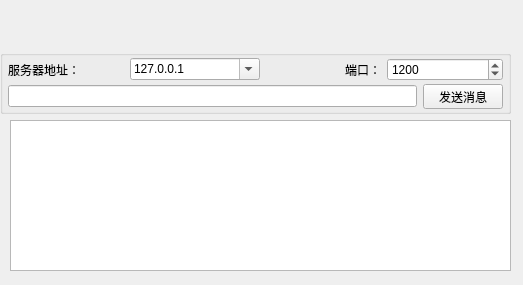
<?xml version="1.0" encoding="UTF-8"?>
<ui version="4.0">
 <class>qFormTCP</class>
 <widget class="QWidget" name="qFormTCP">
  <property name="geometry">
   <rect>
    <x>0</x>
    <y>0</y>
    <width>523</width>
    <height>285</height>
   </rect>
  </property>
  <property name="windowTitle">
   <string>Form</string>
  </property>
  <widget class="QPlainTextEdit" name="plainTextEdit">
   <property name="geometry">
    <rect>
     <x>10</x>
     <y>120</y>
     <width>501</width>
     <height>151</height>
    </rect>
   </property>
  </widget>
  <widget class="QGroupBox" name="groupBox">
   <property name="geometry">
    <rect>
     <x>0</x>
     <y>50</y>
     <width>511</width>
     <height>64</height>
    </rect>
   </property>
   <property name="title">
    <string/>
   </property>
   <layout class="QVBoxLayout" name="verticalLayout">
    <property name="spacing">
     <number>3</number>
    </property>
    <property name="leftMargin">
     <number>5</number>
    </property>
    <property name="topMargin">
     <number>2</number>
    </property>
    <property name="rightMargin">
     <number>5</number>
    </property>
    <property name="bottomMargin">
     <number>2</number>
    </property>
    <item>
     <layout class="QHBoxLayout" name="horizontalLayout_2">
      <item>
       <widget class="QLabel" name="label">
        <property name="text">
         <string>服务器地址：</string>
        </property>
       </widget>
      </item>
      <item>
       <widget class="QComboBox" name="comboServer">
        <property name="minimumSize">
         <size>
          <width>130</width>
          <height>0</height>
         </size>
        </property>
        <property name="editable">
         <bool>true</bool>
        </property>
        <item>
         <property name="text">
          <string>127.0.0.1</string>
         </property>
        </item>
        <item>
         <property name="text">
          <string>localHost</string>
         </property>
        </item>
       </widget>
      </item>
      <item>
       <widget class="QLabel" name="label_2">
        <property name="text">
         <string>端口：</string>
        </property>
        <property name="alignment">
         <set>Qt::AlignRight|Qt::AlignTrailing|Qt::AlignVCenter</set>
        </property>
       </widget>
      </item>
      <item>
       <widget class="QSpinBox" name="spinPort">
        <property name="minimumSize">
         <size>
          <width>0</width>
          <height>0</height>
         </size>
        </property>
        <property name="minimum">
         <number>1</number>
        </property>
        <property name="maximum">
         <number>65535</number>
        </property>
        <property name="value">
         <number>1200</number>
        </property>
       </widget>
      </item>
     </layout>
    </item>
    <item>
     <layout class="QHBoxLayout" name="horizontalLayout">
      <item>
       <widget class="QLineEdit" name="editMsg"/>
      </item>
      <item>
       <widget class="QPushButton" name="btnSend">
        <property name="text">
         <string>发送消息</string>
        </property>
       </widget>
      </item>
     </layout>
    </item>
   </layout>
  </widget>
  <action name="actConnect">
   <property name="icon">
    <iconset resource="res.qrc">
     <normaloff>:/images/images/051.JPG</normaloff>
     <disabledoff>:/images/images/051.JPG</disabledoff>:/images/images/051.JPG</iconset>
   </property>
   <property name="text">
    <string>连接到服务器</string>
   </property>
   <property name="toolTip">
    <string>连接到TCP服务器</string>
   </property>
  </action>
  <action name="actDisconnect">
   <property name="enabled">
    <bool>false</bool>
   </property>
   <property name="icon">
    <iconset resource="res.qrc">
     <normaloff>:/images/images/072.JPG</normaloff>:/images/images/072.JPG</iconset>
   </property>
   <property name="text">
    <string>断开连接</string>
   </property>
   <property name="toolTip">
    <string>断开TCP连接</string>
   </property>
  </action>
  <action name="actQuit">
   <property name="icon">
    <iconset resource="res.qrc">
     <normaloff>:/images/images/132.bmp</normaloff>
     <normalon>:/images/images/132.bmp</normalon>:/images/images/132.bmp</iconset>
   </property>
   <property name="text">
    <string>退出</string>
   </property>
   <property name="toolTip">
    <string>退出本窗口</string>
   </property>
  </action>
  <action name="actClear">
   <property name="icon">
    <iconset resource="res.qrc">
     <normaloff>:/images/images/212.bmp</normaloff>
     <normalon>:/images/images/212.bmp</normalon>:/images/images/212.bmp</iconset>
   </property>
   <property name="text">
    <string>清空文本框</string>
   </property>
   <property name="toolTip">
    <string>清空文本框</string>
   </property>
  </action>
 </widget>
 <layoutdefault spacing="6" margin="11"/>
 <resources>
  <include location="res.qrc"/>
 </resources>
 <connections/>
</ui>
